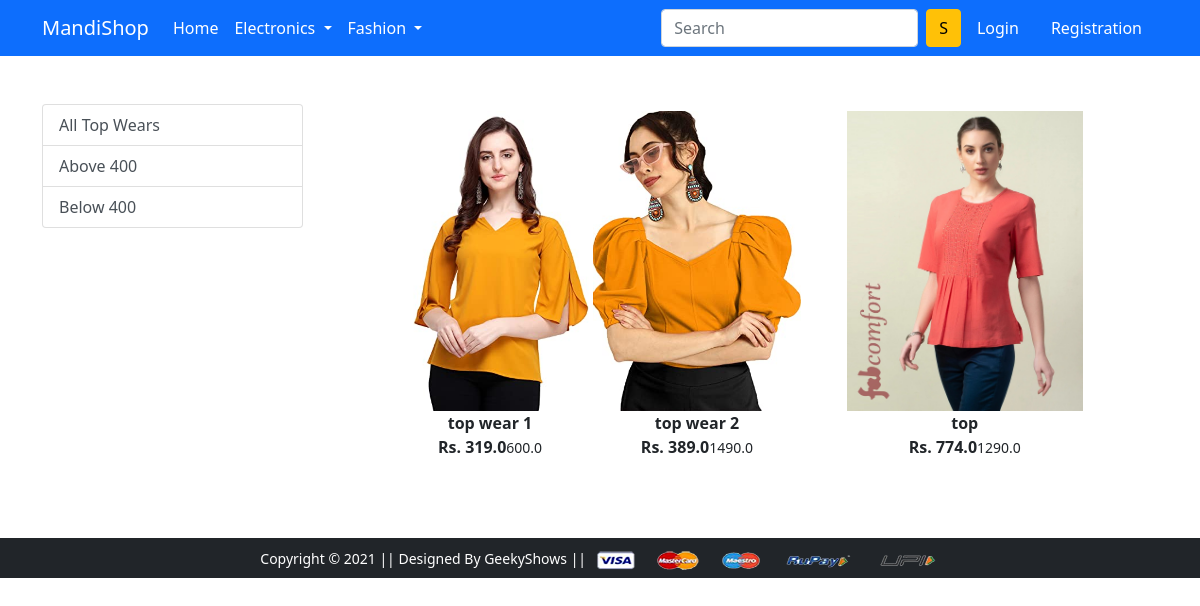
Screenshot of /topwears/ with the database file from the repository.
### MyApp/models.py (models this page shows, shortened)
class Product(models.Model):
    title = models.CharField(max_length=100)
    selling_price = models.FloatField()
    discounted_price = models.FloatField()
    description = models.TextField()
    brand = models.CharField(max_length=100)
    category = models.CharField(choices=CATEGORY_CHOICES, max_length=2)
    product_image = models.ImageField(upload_to='productimg')

### MyApp/views.py (the view)
# urls.py: path('topwears/', views.topWear, name='topwears'),
def topWear(request, data=None):
    if data == None:
        topWears = Product.objects.filter(category='TW')
    elif data == 'below':
        topWears = Product.objects.filter(
            category='TW').filter(discounted_price__lt=400)
    elif data == 'above':
        topWears = Product.objects.filter(
            category='TW').filter(discounted_price__gt=400)
    return render(request, 'app/topwear.html', {'topWears': topWears})

### MyApp/templates/app/topwear.html (shortened to what this page needs)
{% extends 'app/base.html' %}
{% load static %}
{% block main-content %}
<div class="container my-5">
    <div class="row">
        <div class="col-sm-3">
            <div class="list-group">
                <a href="{% url 'topwears' %}" class="list-group-item list-group-item-action" aria-current="true">All Top Wears</a>
                <a href="{% url 'topwearsdata' 'above' %}" class="list-group-item list-group-item-action">Above 400</a>
                <a href="{% url 'topwearsdata' 'below' %}" class="list-group-item list-group-item-action">Below 400</a>
            </div>
        </div>
        <div class="col-sm-8">
            <div class='row'>
                {% for tw in topWears %}
                    <div class="col-sm-4 text-center mb-4">
                        <a href="{% url 'product-detail' tw.id %}" class="btn">
                            <div class="item">
                                <img src="{{ tw.product_image.url }}" alt="" height="300" class="">
                                <div class="fw-bold">{{ tw.title }}</div>
                                <div class="fw-bold">Rs. {{ tw.discounted_price }}<small class="fw-light text-description-line-through">{{ tw.selling_price }}</small></div>
                            </div>
                        </a>
                    </div>
                {% endfor %}
            </div>
        </div>
    </div>
</div>
{% endblock main-content %}

### rows the page displays
Product: product_image (picture), title "top wear 1", discounted_price "319.0", selling_price "600.0"
Product: product_image (picture), title "top wear 2", discounted_price "389.0", selling_price "1490.0"
Product: product_image (picture), title "top", discounted_price "774.0", selling_price "1290.0"
